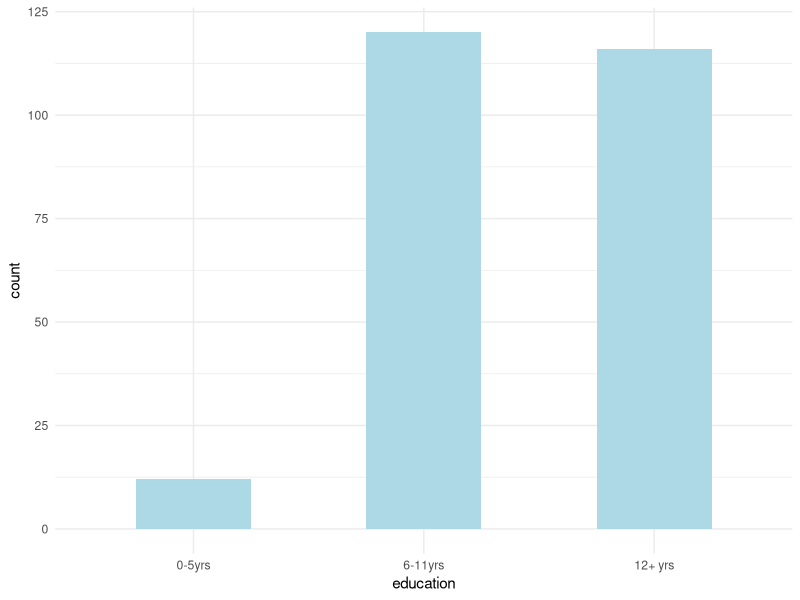
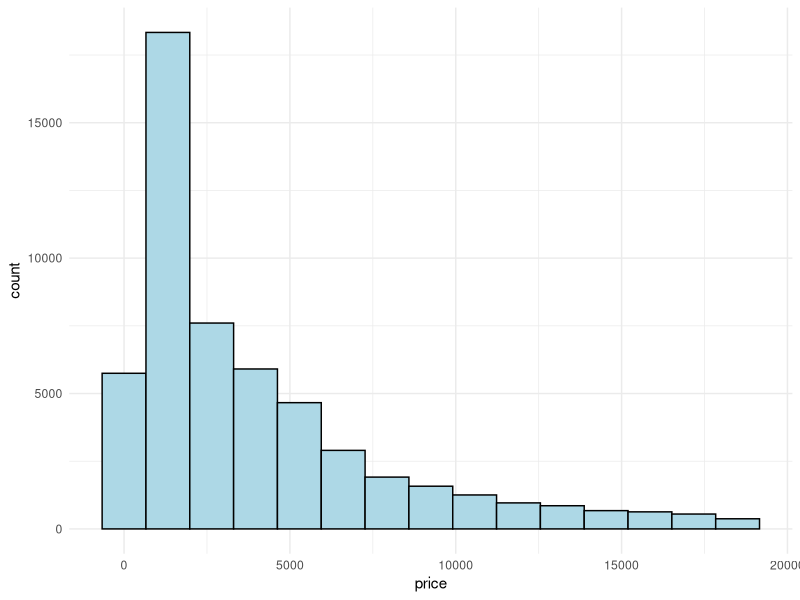
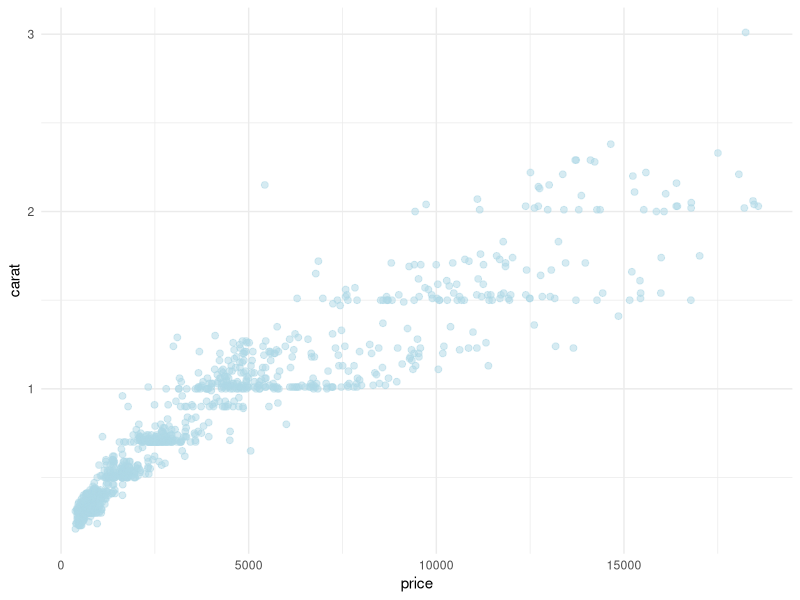
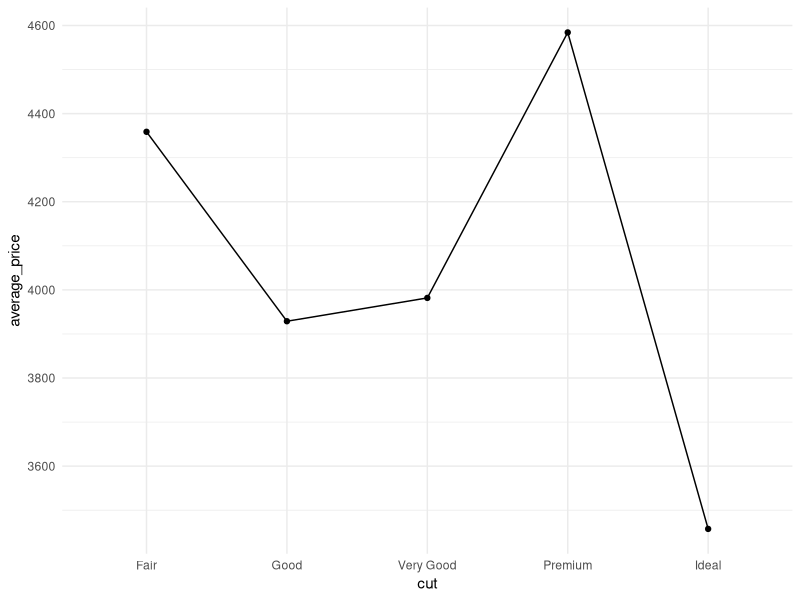
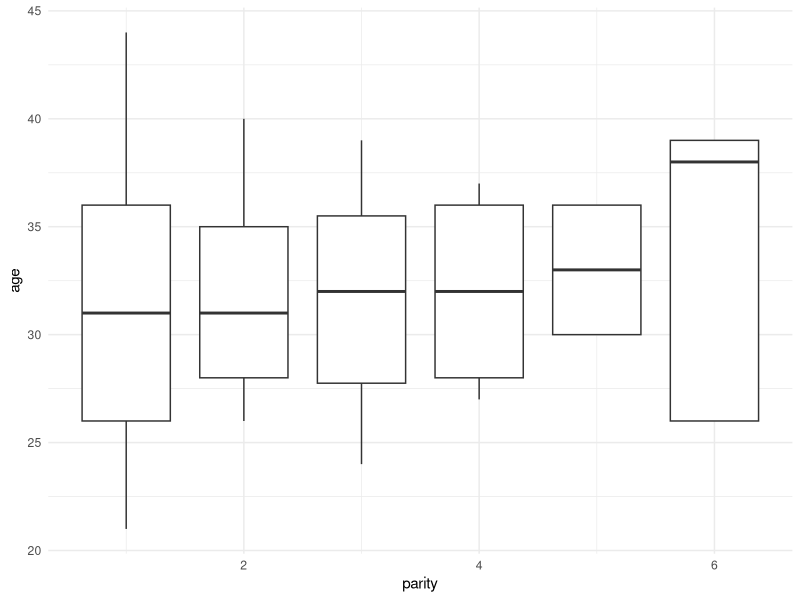
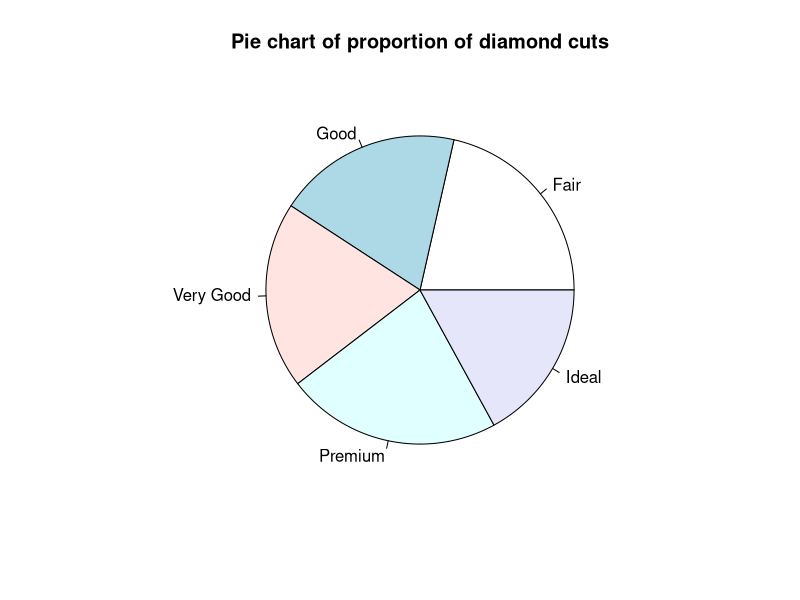

Reproduce these figures in R, in order.
## ---- chunk 1
suppressWarnings(
  suppressMessages(
    library(tidyverse)
    )
  )
who %>%
  group_by(country) %>%
  summarise(count = n()) %>%
  head(4) %>% 
  knitr::kable()
## ---- chunk 2
ggplot(data = infert, aes(x = education)) + 
  geom_bar(fill = "lightblue", width = 0.5) +
  theme_minimal()

## ---- chunk 3
ggplot(data = diamonds, aes(x = price)) + 
  geom_histogram(fill = "lightblue", color = "black", bins = 15) +
  theme_minimal()

## ---- chunk 4
a <- sample(nrow(diamonds), 1000)
b <- diamonds[a, ]
ggplot(data = b, aes(x = price, y = carat)) + 
  geom_point(color = "lightblue", alpha = 0.5, size = 2) +
  theme_minimal()

## ---- chunk 5
b <- diamonds %>%
  group_by(cut) %>%
  summarise(average_price = mean(price)) %>%
  ungroup

ggplot(data = b, aes(x = cut, y = average_price)) + 
  geom_point() +
  geom_line(group = 1) +
  theme_minimal()

## ---- chunk 6

ggplot(data = infert, aes(x = parity)) + 
  geom_boxplot(aes(y = age, group = parity)) +
  theme_minimal()

## ---- chunk 7
a <- diamonds %>%
  group_by(cut) %>%
  summarise(av = mean(price))
pie(a$av, labels = a$cut, main = "Pie chart of proportion of diamond cuts")
